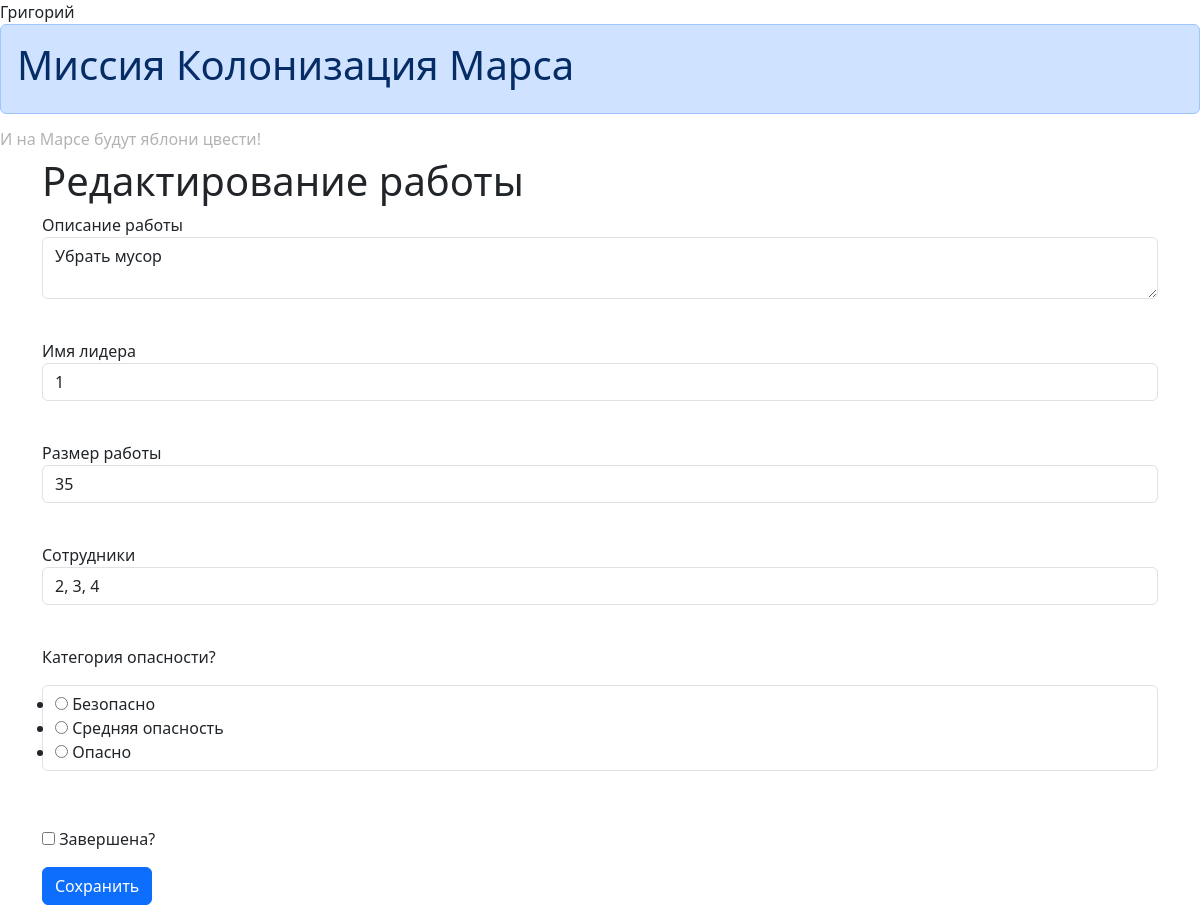
Page /work/1 (signed in) on the committed database.
### data/users.py (models this page shows, shortened)
class User(SqlAlchemyBase, UserMixin):
    __tablename__ = 'users'
    id = sqlalchemy.Column(sqlalchemy.Integer, primary_key=True, autoincrement=True)
    surname = sqlalchemy.Column(sqlalchemy.String, nullable=True)
    name = sqlalchemy.Column(sqlalchemy.String, nullable=True)
    age = sqlalchemy.Column(sqlalchemy.Integer, nullable=True)
    position = sqlalchemy.Column(sqlalchemy.String, nullable=True)
    speciality = sqlalchemy.Column(sqlalchemy.String, nullable=True)
    address = sqlalchemy.Column(sqlalchemy.String, nullable=True)
    email = sqlalchemy.Column(sqlalchemy.String, unique=True, nullable=True)
    hashed_password = sqlalchemy.Column(sqlalchemy.String, nullable=True)
    modified_date = sqlalchemy.Column(sqlalchemy.DateTime, default=datetime.datetime.now)

### data/jobs.py (models this page shows)
class Jobs(SqlAlchemyBase):
    __tablename__ = 'jobs'
    id = sqlalchemy.Column(sqlalchemy.Integer, primary_key=True, autoincrement=True)
    team_leader = sqlalchemy.Column(sqlalchemy.Integer, sqlalchemy.ForeignKey("users.id"))
    job = sqlalchemy.Column(sqlalchemy.String, nullable=True)
    work_size = sqlalchemy.Column(sqlalchemy.Integer, nullable=True)
    collaborators = sqlalchemy.Column(sqlalchemy.String, nullable=True)
    start_date = sqlalchemy.Column(sqlalchemy.DateTime, default=datetime.datetime.now)
    end_date = sqlalchemy.Column(sqlalchemy.DateTime, default=datetime.datetime.now)
    hazard = sqlalchemy.Column(sqlalchemy.Integer, sqlalchemy.ForeignKey('hazard.id'))
    is_finished = sqlalchemy.Column(sqlalchemy.Boolean)
    user = orm.relationship('User')

### main.py (the view, shortened to what this page needs)
@app.route('/work/<int:job_id>', methods=['GET', 'POST'])
@login_required
def change_job(job_id):
    form = AddJob()
    db_sess = db_session.create_session()
    job = db_sess.query(Jobs).filter(Jobs.id == job_id).first()
    if job:
        form.job.data = job.job
        form.team_leader.data = job.team_leader
        form.work_size.data = job.work_size
        form.collaborators.data = job.collaborators
        form.is_finished.data = job.is_finished
        return render_template('add_job.html', form=form, title='Редактирование работы')
    return redirect('/')

### forms/add_job.py
class AddJob(FlaskForm):
    job = TextAreaField('Описание работы')
    team_leader = StringField('Имя лидера', validators=[DataRequired()])
    work_size = IntegerField('Размер работы', validators=[DataRequired()])
    collaborators = StringField('Сотрудники', validators=[DataRequired()])
    hazard = RadioField('Категория опасности?', choices=['Безопасно', 'Средняя опасность', 'Опасно'])
    is_finished = BooleanField('Завершена?')
    submit = SubmitField('Сохранить')

### data/db_session.py (called while the page is built)
def create_session() -> Session:
    global __factory
    global __init__
    return __factory()

### main.py (called while the page is built)
@login_manager.user_loader
def load_user(user_id):
    db_sess = db_session.create_session()
    return db_sess.query(User).get(user_id)

### templates/add_job.html (shortened to what this page needs)
{% extends "base.html" %}
{% block content %}
    <h1>{{ title }}</h1>
    <form action="" method="post">
        <p>
            {{ form.job.label }}<br>
            {{ form.job(class="form-control", type="text") }}<br>
        </p>
        <p>
            {{ form.team_leader.label }}<br>
            {{ form.team_leader(class="form-control", type="text") }}<br>
        </p>
        <p>
            {{ form.work_size.label }}<br>
            {{ form.work_size(class="form-control", type="number") }}<br>
        </p>
        <p>
            {{ form.collaborators.label }}<br>
            {{ form.collaborators(class="form-control", type="text") }}<br>
        </p>
        <p>
            {{ form.hazard.label }} <br>
            {{ form.hazard(class="form-control", type="text") }} <br>
        </p>
        <p>{{ form.is_finished() }} {{ form.is_finished.label }}</p>
        <p>{{ form.submit(type="submit", class="btn btn-primary") }}</p>
    </form>
{% endblock %}

### templates/base.html (shortened to what this page needs)
<!DOCTYPE html>
<html lang="en">
<head>
    <link rel="stylesheet" type="text/css" href="{{url_for('static', filename='css/style.css')}}" />
    <link href="https://cdn.jsdelivr.net/npm/bootstrap@5.3.0/dist/css/bootstrap.min.css" rel="stylesheet">
    <nav>
        {% if current_user.is_authenticated %}
            <a class="navbar-brand" href="/logout">{{ current_user.name }}</a>
        {% else %}
            <p>
                <a class="btn btn-primary " href="/register">Зарегистрироваться</a>
                <a class="btn btn-success" href="/login">Войти</a>
            </p>
        {% endif %}
    </nav>
</head>
<body>
    <div class="alert alert-primary" role="alert">
        <h1>Миссия Колонизация Марса</h1>
    </div>
    <h6 class="head_text">И на Марсе будут яблони цвести!</h6>
    <main role="main" class="container">
        {% block content %}{% endblock %}
    </main>
</body>
</html>

### static/css/style.css (style rules this page uses)
h6.head_text { color: rgba(0,0,0,0.3); }

### rows in the picture
User: name "Григорий"
Jobs: job "Убрать мусор", team_leader "1", work_size "35", collaborators "2, 3, 4", hazard "☐ Безопасно ☐ Средняя опасность ☐ Опасно"

### other values in the picture
{{ title }} "Редактирование работы"
